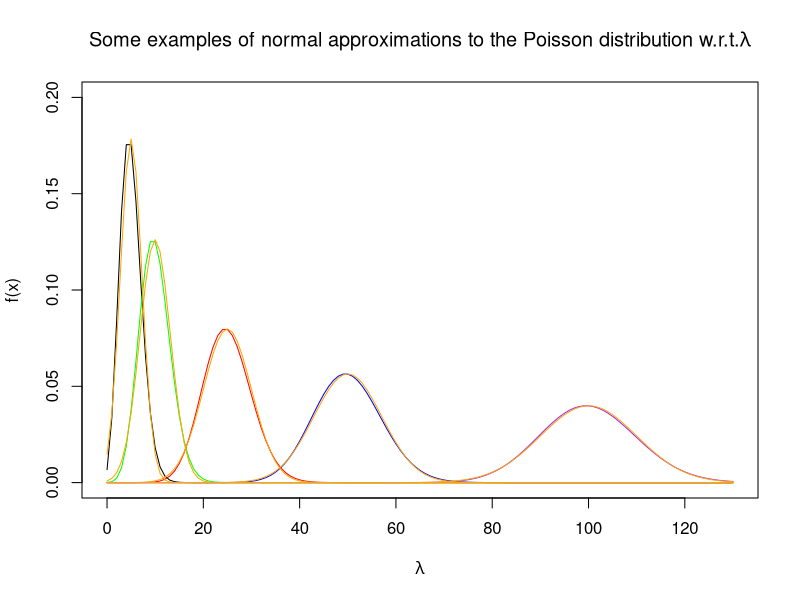
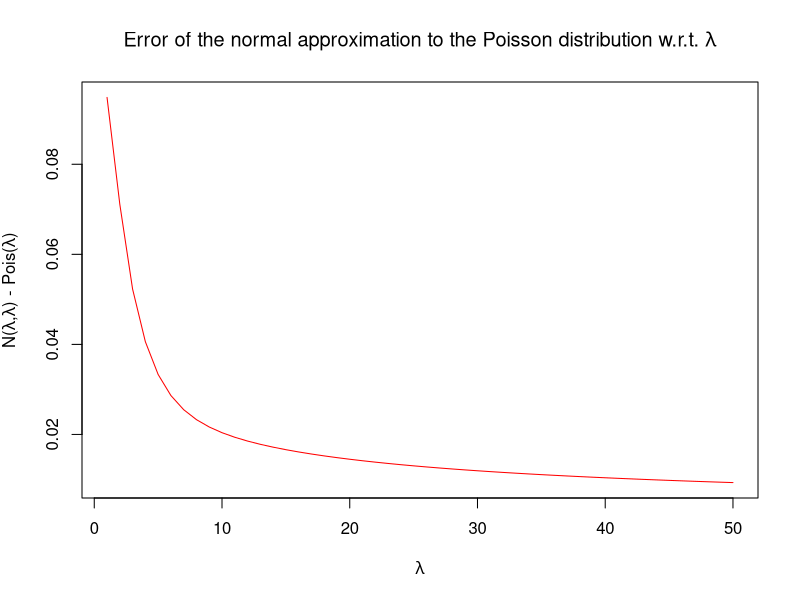

Write R code to recreate these figures, in order.
## ---- chunk 1
knitr::opts_chunk$set(echo = TRUE)
## ---- chunk 2
lambda <- c(5, 10, 25, 50, 100)
plot(0:130, dpois(0:130, lambda[1]), xlim=c(0,130), ylim=c(0,0.2), type='l', xlab=expression(lambda), ylab="f(x)", main=expression(paste("Some examples of normal approximations to the Poisson distribution w.r.t.",lambda)))
lines(0:130, dpois(0:130, lambda[2]), col='green')
lines(0:130, dpois(0:130, lambda[3]), col='red')
lines(0:130, dpois(0:130, lambda[4]), col='blue')
lines(0:130, dpois(0:130, lambda[5]), col='purple')

lines(0:130, dnorm(0:130, lambda[1], sqrt(lambda[1])), col='orange')
lines(0:130, dnorm(0:130, lambda[2], sqrt(lambda[2])), col='orange')
lines(0:130, dnorm(0:130, lambda[3], sqrt(lambda[3])), col='orange')
lines(0:130, dnorm(0:130, lambda[4], sqrt(lambda[4])), col='orange')
lines(0:130, dnorm(0:130, lambda[5], sqrt(lambda[5])), col='orange')
## ---- chunk 3
difference <- function(lambda){
  x <- dpois(0:lambda, lambda) - dnorm(0:lambda, lambda, sqrt(lambda))
  return(sum(x))
}
difference=Vectorize(difference)
lambda <- c(1:50)
plot(lambda, difference(lambda), type='l', col='red', xlab=expression(lambda), ylab=expression(paste("N(",lambda,",",lambda,") - Pois(", lambda, ")")), main=expression(paste("Error of the normal approximation to the Poisson distribution w.r.t. ",lambda)))
